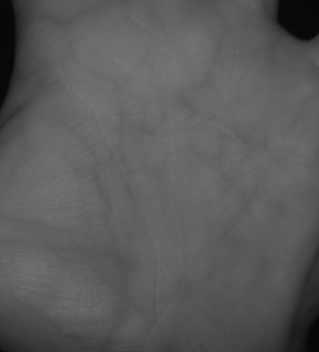
#> input picture img1.png, 319 x 352 px
$ python palm_thresh.py
#> lines starting #> are read from the running program, lines starting #| are printed output that depends on the picture
import cv2 as cv
import numpy as np
import matplotlib.pyplot as plt
from skimage.feature import hessian_matrix, hessian_matrix_eigvals
from PIL import Image


#Load and enhance the image
img = cv.imread('img1.png',0)
#> img is the input picture: shape (352, 319); min 6, max 119, mean 90
equ = cv.equalizeHist(img)
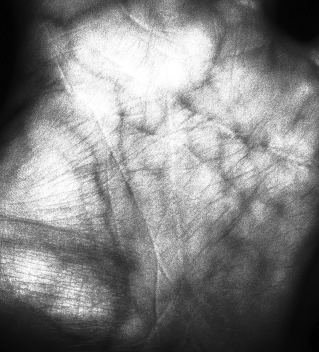
#> equ: shape (352, 319); min 0, max 255, mean 130.7


#Find eigen values for ridge filter, save required output as png
hxx, hxy, hyy = hessian_matrix(img, sigma=5)
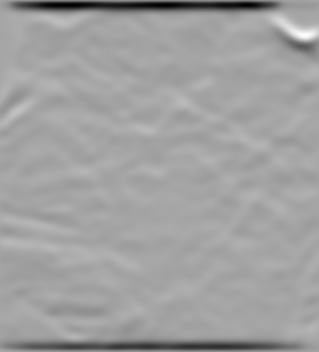
#> hxx: shape (352, 319) float64; min -0.00352, max 0.00189, mean -0.000116; drawn with min black and max white
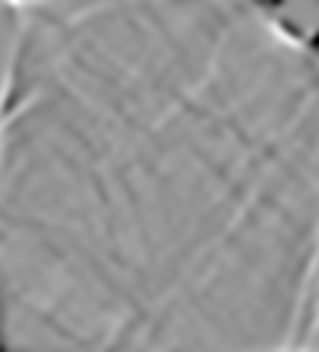
#> hxy: shape (352, 319) float64; min -0.00139, max 0.000983, mean -1.91e-07; drawn with min black and max white
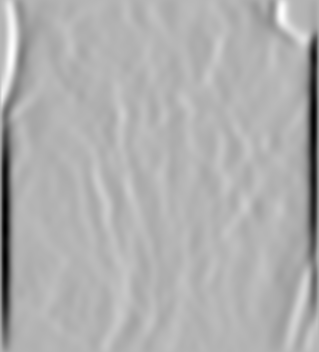
#> hyy: shape (352, 319) float64; min -0.00371, max 0.00151, mean -0.000123; drawn with min black and max white
#> (the run stopped early here; a loop or call above may not have finished)
